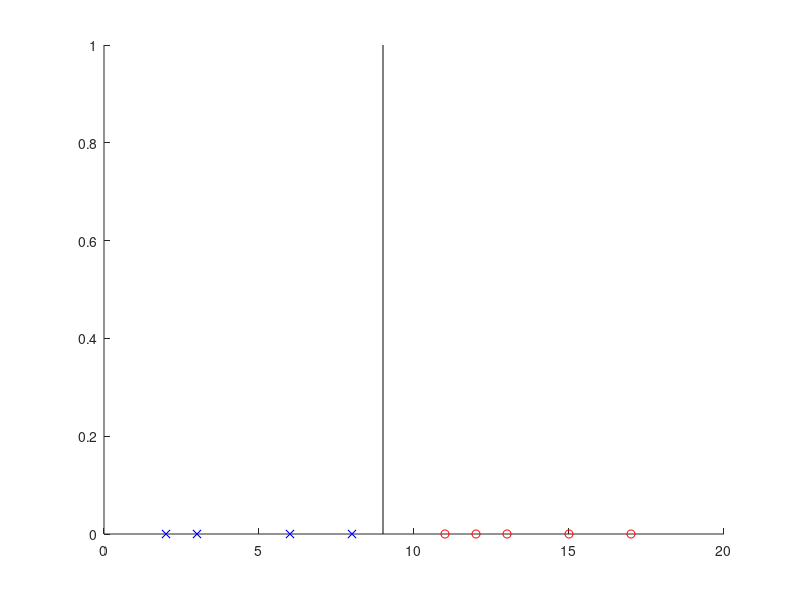

Write MATLAB code to recreate this figure. (Note: this script raises an error after producing the figure.)
neg = [2 3 6 8];
pos = [11 12 13 15 17];
hold on;
plot(neg, zeros(1, length(neg)), 'bx');
plot(pos, zeros(1, length(pos)), 'ro');
plot([9,9],[0,1], 'k');
x = linspace(0,20);
plot(x, sigmoid(-9 + x), 'g');
plot(neg, sigmoid(-9 + neg), 'b+');
plot(pos, sigmoid(-9 + pos), 'r*');
hold off;

